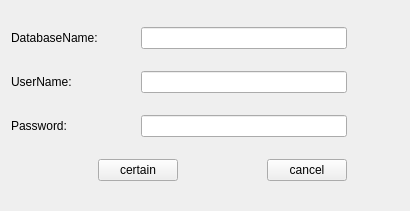
<?xml version="1.0" encoding="UTF-8"?>
<ui version="4.0">
 <class>ConnectWidgetClass</class>
 <widget class="QWidget" name="ConnectWidgetClass">
  <property name="geometry">
   <rect>
    <x>0</x>
    <y>0</y>
    <width>410</width>
    <height>211</height>
   </rect>
  </property>
  <property name="windowTitle">
   <string>ConnectWidget</string>
  </property>
  <layout class="QGridLayout" name="gridLayout">
   <item row="0" column="0" colspan="2">
    <widget class="QLabel" name="label_dbname">
     <property name="text">
      <string>DatabaseName:</string>
     </property>
    </widget>
   </item>
   <item row="0" column="2" colspan="3">
    <widget class="QLineEdit" name="lineEdit_dbname"/>
   </item>
   <item row="1" column="0" colspan="2">
    <widget class="QLabel" name="label_username">
     <property name="text">
      <string>UserName:</string>
     </property>
    </widget>
   </item>
   <item row="1" column="2" colspan="3">
    <widget class="QLineEdit" name="lineEdit_username"/>
   </item>
   <item row="2" column="0" colspan="2">
    <widget class="QLabel" name="label_password">
     <property name="text">
      <string>Password:</string>
     </property>
    </widget>
   </item>
   <item row="2" column="2" colspan="3">
    <widget class="QLineEdit" name="lineEdit_password"/>
   </item>
   <item row="3" column="0">
    <spacer name="horizontalSpacer_2">
     <property name="orientation">
      <enum>Qt::Horizontal</enum>
     </property>
     <property name="sizeHint" stdset="0">
      <size>
       <width>69</width>
       <height>20</height>
      </size>
     </property>
    </spacer>
   </item>
   <item row="3" column="1" colspan="2">
    <widget class="QPushButton" name="pushButton_certain">
     <property name="text">
      <string>certain</string>
     </property>
    </widget>
   </item>
   <item row="3" column="3">
    <spacer name="horizontalSpacer">
     <property name="orientation">
      <enum>Qt::Horizontal</enum>
     </property>
     <property name="sizeHint" stdset="0">
      <size>
       <width>84</width>
       <height>20</height>
      </size>
     </property>
    </spacer>
   </item>
   <item row="3" column="4">
    <widget class="QPushButton" name="pushButton_cancel">
     <property name="text">
      <string>cancel</string>
     </property>
    </widget>
   </item>
   <item row="3" column="5">
    <spacer name="horizontalSpacer_3">
     <property name="orientation">
      <enum>Qt::Horizontal</enum>
     </property>
     <property name="sizeHint" stdset="0">
      <size>
       <width>59</width>
       <height>20</height>
      </size>
     </property>
    </spacer>
   </item>
  </layout>
 </widget>
 <layoutdefault spacing="6" margin="11"/>
 <resources/>
 <connections/>
</ui>
